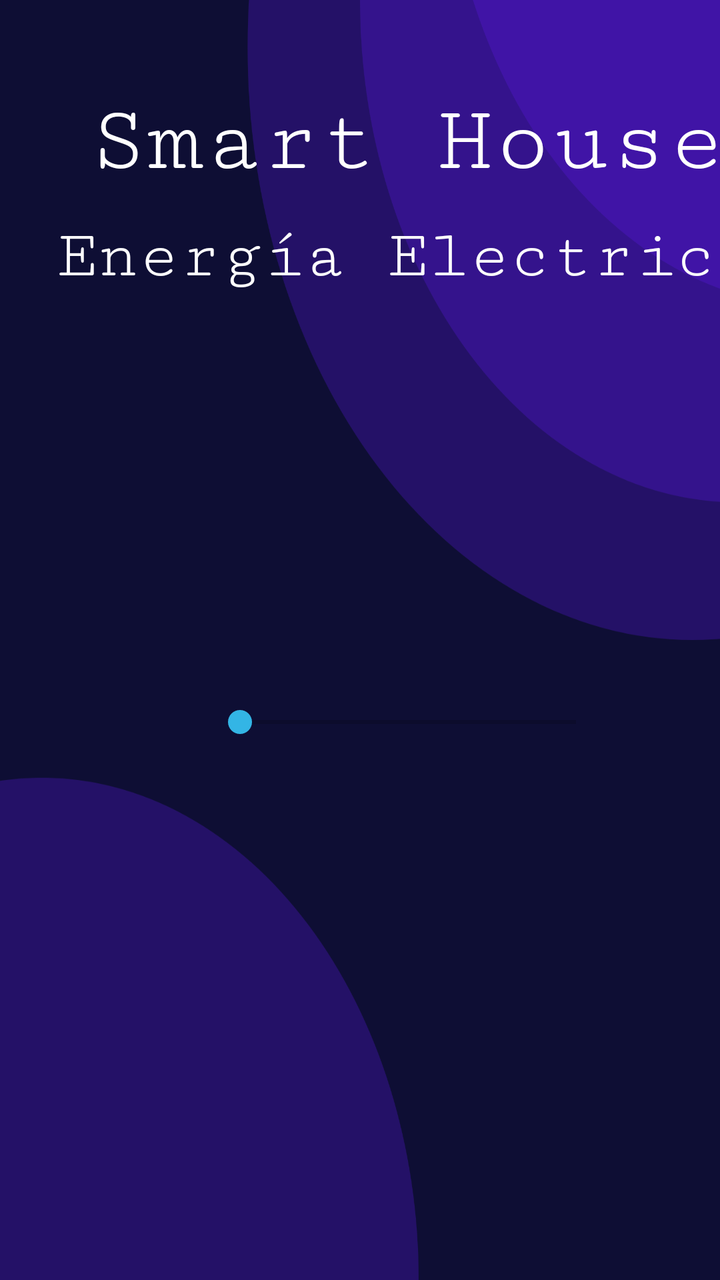
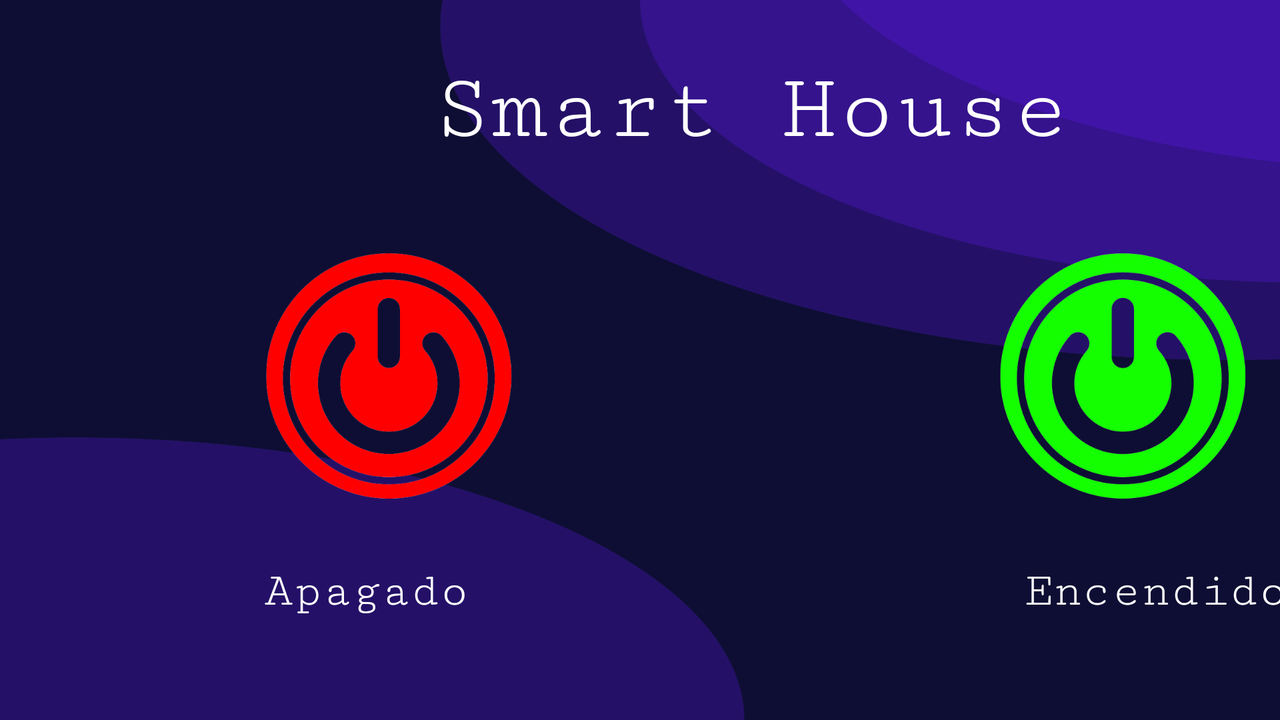

An Android layout and its configuration variant, each rendered on a device that would load it. The default file and the variant file are quoted in full after the pictures.
<!-- AndroidManifest.xml: application theme Theme.IoT_House -->
<!-- res/layout/activity_main3.xml -->
<?xml version="1.0" encoding="utf-8"?>
<androidx.constraintlayout.widget.ConstraintLayout xmlns:android="http://schemas.android.com/apk/res/android"
    xmlns:app="http://schemas.android.com/apk/res-auto"
    xmlns:tools="http://schemas.android.com/tools"
    android:layout_width="match_parent"
    android:layout_height="match_parent"
    tools:context=".MainActivity3"
    android:background="@drawable/back">

    <TextView
        android:id="@+id/tvApp"
        android:layout_width="wrap_content"
        android:layout_height="wrap_content"
        android:layout_marginStart="44dp"
        android:layout_marginTop="44dp"
        android:fontFamily="serif-monospace"
        android:text="Smart House"
        android:textColor="#FFFFFF"
        android:textSize="48sp"
        app:layout_constraintStart_toStartOf="parent"
        app:layout_constraintTop_toTopOf="parent" />

    <TextView
        android:id="@+id/ivcontrol1"
        android:layout_width="wrap_content"
        android:layout_height="wrap_content"
        android:layout_marginStart="28dp"
        android:layout_marginTop="12dp"
        android:fontFamily="serif-monospace"
        android:text="Energía Electrica"
        android:textColor="#FDFDFD"
        android:textColorHighlight="#FAFAFA"
        android:textSize="34sp"
        app:layout_constraintStart_toStartOf="parent"
        app:layout_constraintTop_toBottomOf="@+id/tvApp" />

    <SeekBar
        android:id="@+id/sbluz"
        android:layout_width="200dp"
        android:layout_height="100dp"
        android:layout_marginStart="104dp"
        android:layout_marginTop="164dp"
        android:background="#000E0404"
        android:max="100"
        android:progressTint="@android:color/holo_green_light"
        android:thumbTint="@android:color/holo_blue_light"
        app:layout_constraintStart_toStartOf="parent"
        app:layout_constraintTop_toBottomOf="@+id/ivcontrol1" />

</androidx.constraintlayout.widget.ConstraintLayout>
<!-- resources referenced by this layout -->
<resources>
  <!-- drawable back: png bitmap (drawable, 54782 bytes) -->
  <style name="Theme.IoT_House" parent="Theme.MaterialComponents.DayNight.DarkActionBar">
          
          <item name="colorPrimary">@color/purple_500</item>
          <item name="colorPrimaryVariant">@color/purple_700</item>
          <item name="colorOnPrimary">@color/white</item>
          
          <item name="colorSecondary">@color/teal_200</item>
          <item name="colorSecondaryVariant">@color/teal_700</item>
          <item name="colorOnSecondary">@color/black</item>
          
          <item name="android:statusBarColor">?attr/colorPrimaryVariant</item>
          
      </style>
  <color name="purple_500">#FF6200EE</color>
  <color name="purple_700">#FF3700B3</color>
  <color name="white">#FFFFFFFF</color>
  <color name="teal_200">#FF03DAC5</color>
  <color name="teal_700">#FF018786</color>
  <color name="black">#FF000000</color>
</resources>
<!-- res/layout-land/activity_main3.xml (the author's variant of the layout above) -->
<!-- drawn on the phone turned sideways -->
<?xml version="1.0" encoding="utf-8"?>
<ScrollView
    xmlns:android="http://schemas.android.com/apk/res/android"
    xmlns:app="http://schemas.android.com/apk/res-auto"
    xmlns:tools="http://schemas.android.com/tools"
    android:layout_width="match_parent"
    android:layout_height="match_parent"
    android:background="@drawable/back">

    <androidx.constraintlayout.widget.ConstraintLayout
        android:layout_width="match_parent"
        android:layout_height="wrap_content">

        <TextView
            android:id="@+id/tvEncendido2"
            android:layout_width="wrap_content"
            android:layout_height="wrap_content"
            android:layout_marginStart="512dp"
            android:layout_marginTop="28dp"
            android:fontFamily="serif-monospace"
            android:text="Encendido"
            android:textColor="#FFFFFF"
            android:textSize="24sp"
            app:layout_constraintStart_toStartOf="parent"
            app:layout_constraintTop_toBottomOf="@+id/btnencender" />

        <TextView
            android:id="@+id/tvApagado2"
            android:layout_width="wrap_content"
            android:layout_height="wrap_content"
            android:layout_marginStart="132dp"
            android:layout_marginTop="28dp"
            android:fontFamily="serif-monospace"
            android:text="Apagado"
            android:textColor="#FFFFFF"
            android:textSize="24sp"
            app:layout_constraintStart_toStartOf="parent"
            app:layout_constraintTop_toBottomOf="@+id/btnapagar" />

        <TextView
            android:id="@+id/tvApp"
            android:layout_width="wrap_content"
            android:layout_height="wrap_content"
            android:layout_marginStart="216dp"
            android:layout_marginTop="28dp"
            android:fontFamily="serif-monospace"
            android:text="Smart House"
            android:textColor="#FFFFFF"
            android:textSize="48sp"
            app:layout_constraintStart_toStartOf="parent"
            app:layout_constraintTop_toTopOf="parent" />

        <TextView
            android:id="@+id/ivcontrol1"
            android:layout_width="wrap_content"
            android:layout_height="wrap_content"
            android:layout_marginStart="204dp"
            android:fontFamily="serif-monospace"
            android:text="Energía Eléctrica"
            android:textColor="#FDFDFD"
            android:textColorHighlight="#FAFAFA"
            android:textSize="34sp"
            app:layout_constraintStart_toStartOf="parent"
            app:layout_constraintTop_toBottomOf="parent" />

        <ImageView
            android:id="@+id/btnapagar"
            android:layout_width="175dp"
            android:layout_height="133dp"
            android:layout_marginStart="108dp"
            android:layout_marginTop="40dp"
            app:layout_constraintStart_toStartOf="parent"
            app:layout_constraintTop_toBottomOf="@+id/tvApp"
            app:srcCompat="@drawable/apaga" />

        <ImageView
            android:id="@+id/btnencender"
            android:layout_width="175dp"
            android:layout_height="133dp"
            android:layout_marginStart="192dp"
            android:layout_marginTop="40dp"
            app:layout_constraintStart_toEndOf="@+id/btnapagar"
            app:layout_constraintTop_toBottomOf="@+id/tvApp"
            app:srcCompat="@drawable/encedido" />


    </androidx.constraintlayout.widget.ConstraintLayout>

</ScrollView>
<!-- resources referenced by the variant -->
<!-- as the phone turned sideways resolves them -->
<resources>
  <!-- drawable apaga: png bitmap (drawable, 28872 bytes) -->
  <!-- drawable back: png bitmap (drawable, 54782 bytes) -->
  <!-- drawable encedido: png bitmap (drawable, 39911 bytes) -->
  <style name="Theme.IoT_House" parent="Theme.MaterialComponents.DayNight.DarkActionBar">
          
          <item name="colorPrimary">@color/purple_500</item>
          <item name="colorPrimaryVariant">@color/purple_700</item>
          <item name="colorOnPrimary">@color/white</item>
          
          <item name="colorSecondary">@color/teal_200</item>
          <item name="colorSecondaryVariant">@color/teal_700</item>
          <item name="colorOnSecondary">@color/black</item>
          
          <item name="android:statusBarColor">?attr/colorPrimaryVariant</item>
          
      </style>
  <color name="purple_500">#FF6200EE</color>
  <color name="purple_700">#FF3700B3</color>
  <color name="white">#FFFFFFFF</color>
  <color name="teal_200">#FF03DAC5</color>
  <color name="teal_700">#FF018786</color>
  <color name="black">#FF000000</color>
</resources>
